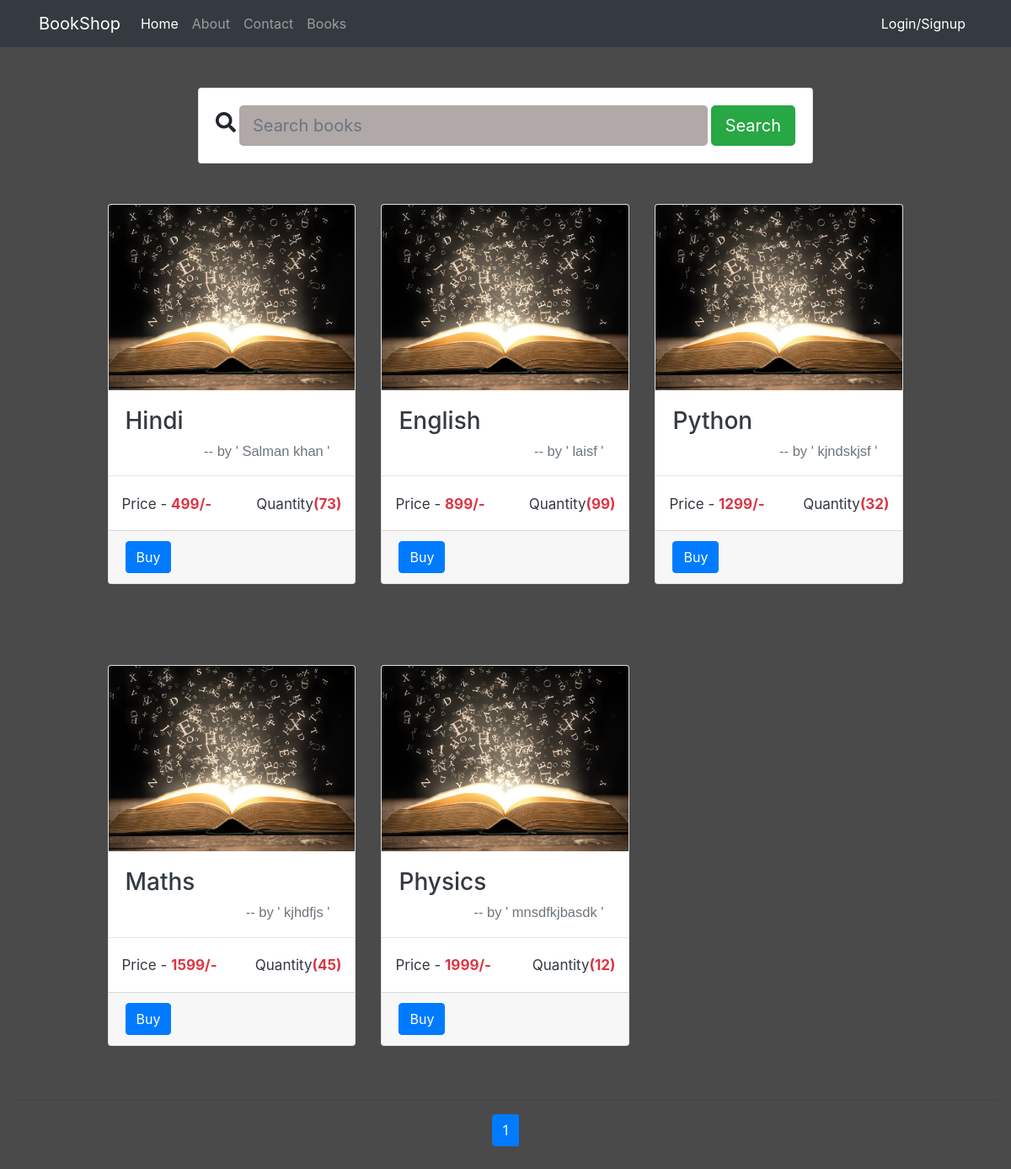
Page /viewbooks/ on the earlier database version.
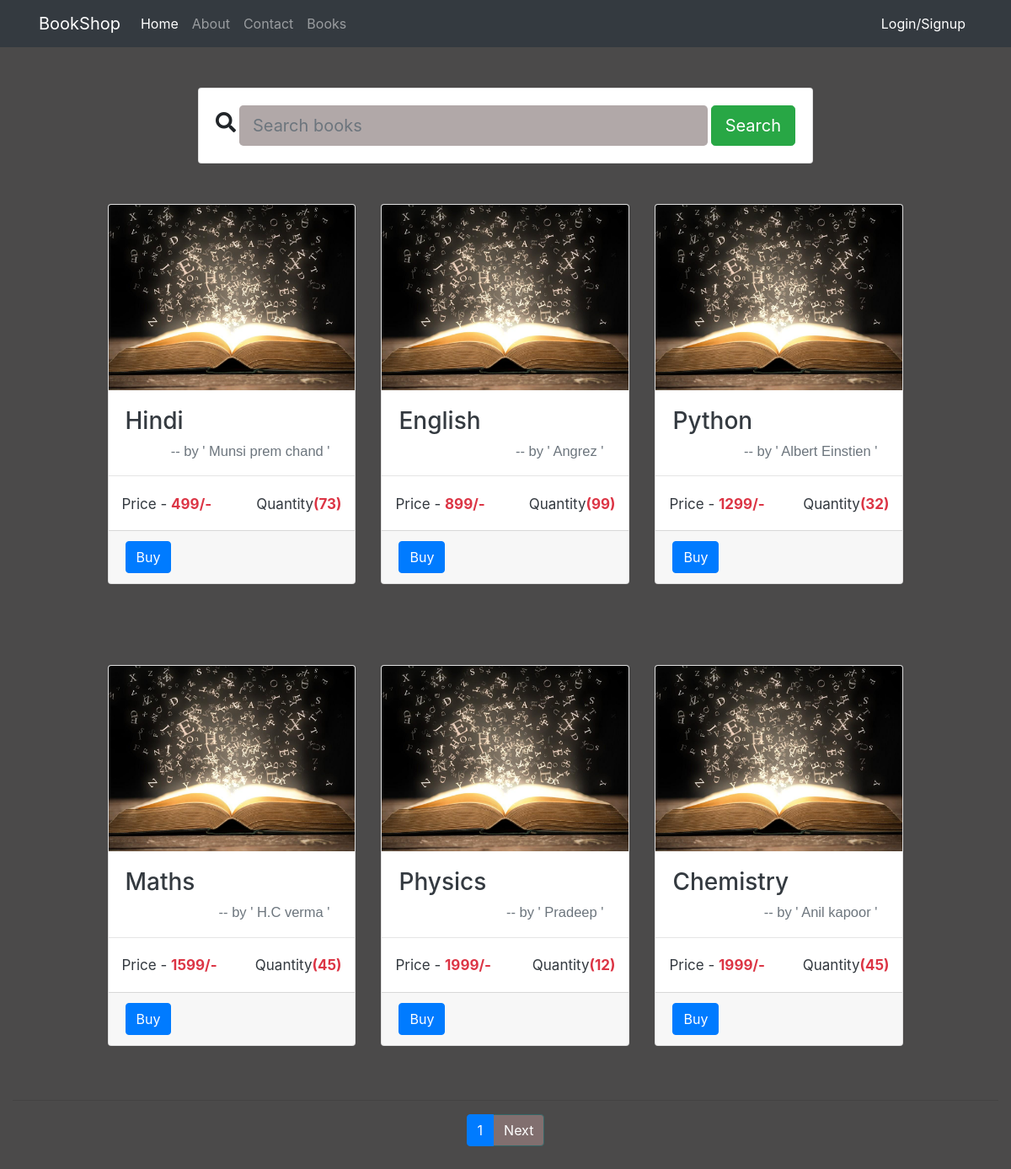
Same page on the later database version.
### app/models.py (models this page shows, shortened)
class Book(models.Model):
    bookname = models.CharField(max_length=100)
    author = models.CharField(max_length=50)
    quantity = models.IntegerField(default=1)
    price = models.IntegerField()

### app/views.py (the view)
# urls.py: path('viewbooks/', views.view_books, name='viewbooks'),
def view_books(request):
        book = Book.objects.all().order_by('price')
        paginator = Paginator(book, 6)
        page_num = request.GET.get('page')
        books = paginator.get_page(page_num)
        return render(request, 'app/view_book.html', {'books':books})

### app/templates/app/view_book.html (shortened to what this page needs)
{% extends "app/base.html" %}
{% load static %}
{% block content %}
<link rel="stylesheet" href="https://use.fontawesome.com/releases/v5.1.0/css/all.css">
<div class="container">
    <br/>
    <br/>
	<div class="row justify-content-center">
        <div class="col-12 col-md-10 col-lg-8">
            <form class="card card-sm" method="get", action="/search">
                <div class="card-body row no-gutters align-items-center">
                    <div class="col-auto">
                        <i class="fas fa-search h4 text-body"></i>
                    </div>
                    <br>
                    <div class="col">
                        <input class="form-control form-control-lg form-control-borderless ml-1" type="search" placeholder="Search books" name="query" id="query">
                    </div>
                    <br>
                    <div class="col-auto">
                        <button class="btn btn-lg btn-success ml-2" type="submit">Search</button>
                    </div>
                </div>
            </form>
        </div>
    </div>
</div>
<div class="col-sm-10 container">
    {% for book in books %}
        {% if forloop.counter0|divisibleby:3 %} <div class="row"> {%  endif %}
            <div class="col-md-4">
                <div class="card mt-5">
                    <img class="card-img-top" src="{% static "images/image1.jpeg" %}" alt="Card image cap">
                    <div class="card-body">
                        <h3 class="card-title text-dark">{{book.bookname}}</h3>
                        <p class="aname card-text text-secondary">-- by ' {{book.author}} '</p>
                    </div>
                    <hr>
                    <div class="container">
                        <p class="bottomleft text-dark">Price - <b class="text-danger">{{book.price}}/-</b></p>
                        <p class="bottomright text-dark">Quantity<b class="text-danger">({{book.quantity}})</b></p>
                    </div>
                    <br>
                    <br>
                    <div class="card-footer">
                        {% if request.user.is_staff %}
                        <a href="{% url 'updatebook' book.id %}" class="btn btn-primary">Update</a>
                        <a href="{% url 'deletebook' book.id %}" class="rbtn btn btn-danger ml-2">Delete</a>
                        {% else %}
                        <a href="{% url 'purchasebook' book.id %}" class="btn btn-primary">Buy</a>
                        {% endif %}
                    </div>
                </div>
            </div>
        {%if forloop.counter|divisibleby:3 or forloop.last %}</div><br><br>{%  endif %}
    {%  endfor %}
</div>
{% endblock content %}
{% block page2 %}
<hr>
{% include 'app/pagination.html' %}
<br>
<br>
{% endblock page2 %}

### app/templates/app/base.html (shortened to what this page needs)
<!DOCTYPE html>
{% load static %}
<html lang="en">
<head>
    <link rel="stylesheet" href="{% static 'app/css/bootstrap.css' %}">
    <link rel="stylesheet" href="{% static 'app/css/style.css' %}">
</head>
<body>
    <div class="container-fluid bg-dark">
      {% include 'app/navbar.html' %}
    </div>
    <div class="container-fluid">
      {% block content %}
      {% endblock content %}
    </div>
    <div class="container-fluid">
      {% block page2 %}
      {% endblock page2 %}
    </div>
</body>
</html>

### app/templates/app/navbar.html (shortened to what this page needs)
<div class='col-sm-12 container'>
  <nav class="navbar navbar-expand-lg navbar-dark bg-dark">
    <a class="navbar-brand" href="{% url 'home' %}">BookShop</a>
    <div class="collapse navbar-collapse" id="navbarSupportedContent">
      <ul class="navbar-nav mr-auto">
        <li class="nav-item active">
          <a class="nav-link active" aria-current="page" href="{% url 'home' %}">Home</a>
        </li>
        <li class="nav-item">
          <a class="nav-link" href="{% url 'about' %}">About</a>
        </li>
        <li class="nav-item">
          <a class="nav-link" href="{% url 'contact' %}">Contact</a>
        </li>
        <li class="nav-item">
          <a class="nav-link" href="{% url 'viewbooks' %}">Books</a>
        </li>
      </ul>
      <ul class="navbar-nav">
      <li class="nav-item dropdown">
          {% if request.user.is_authenticated %}
            {% if user is request.user %}
              <a class="nav-link dropdown-toggle" href="{% url 'home' %}" id="navbarDropdown" role="button" data-toggle="dropdown" aria-haspopup="true" aria-expanded="false">
                {{user}}({{user.user_type}})
              </a>
            {% endif %}
          {% else %}
            <a class="nav-link active" href="{% url 'login' %}">Login/Signup</a>
          {% endif %}
        </li>
        </ul>
    </div>
  </nav>
  </div>

### app/templates/app/pagination.html (shortened to what this page needs)
<nav aria-label="...">
    <ul class="pagination justify-content-center">
        {% if books.number%}
            <li class="page-item active"><a class="page-link" href="?page={{books.number}}">{{books.number}}</a></li>
        {% endif %}
        <li class="page-item">
        {% if books.has_next %}
            <li class="page-item"><a class="page-link" href="?page={{books.next_page_number}}">Next</a></li>
        {% endif %}
      </li>
    </ul>
  </nav>

### app/static/app/css/style.css (style rules this page uses)
body { background-color: rgb(75, 74, 74); color: antiquewhite; }
.form-control { background-color: rgb(177, 168, 168); }
.page-link { color: #ffffff; background-color: rgb(129, 111, 111); border: 1px solid #346767; }

Differences in the rows shown:
changed Book "Hindi": author "Salman khan" → "Munsi prem chand"
changed Book "English": author "laisf" → "Angrez"
changed Book "Python": author "kjndskjsf" → "Albert Einstien"
changed Book "Maths": author "kjhdfjs" → "H.C verma"
changed Book "Physics": author "mnsdfkjbasdk" → "Pradeep"
added Book: bookname "Chemistry", author "Anil kapoor", price "1999", quantity "45"
Other differences:
text now shown: "Next"
